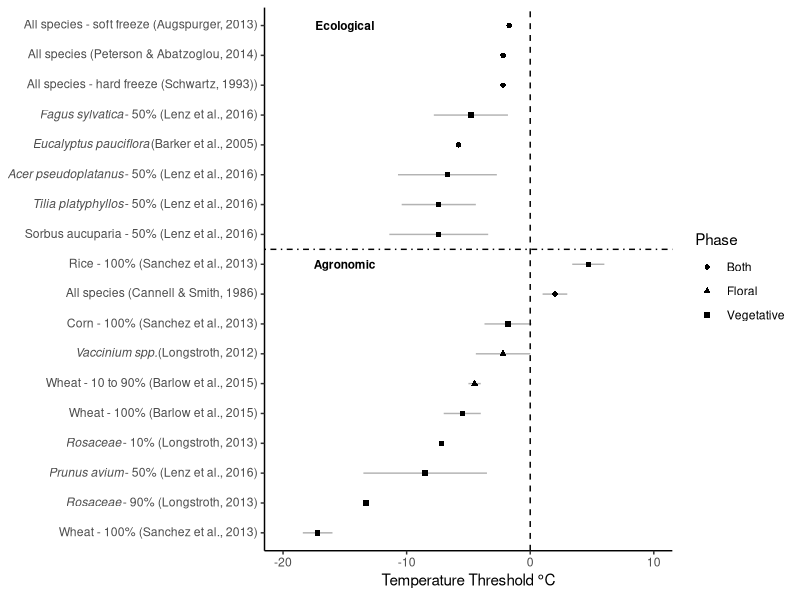

Source code (R):
## Updating format of Temperature Table

## 30 October 2017

# Clear workspace
rm(list=ls()) # remove everything currently held in the R memory
options(stringsAsFactors=FALSE)
graphics.off()

# Load libraries
library(ggplot2)

## Let's make the data...
d<- data.frame(study=c("Sorbus aucuparia - 50% (Lenz et al., 2016)", "Prunus avium - 50% (Lenz et al., 2016)", "Tilia platyphyllos - 50% (Lenz et al., 2016)", 
                       "Acer pseudoplatanus - 50% (Lenz et al., 2016)", "Fagus sylvatica - 50% (Lenz et al., 2016)", "All species - hard freeze (Schwartz, 1993))", 
                       "All species - soft freeze (Augspurger, 2013)", "Eucalyptus pauciflora (Barker et al., 2005)", "All species (Peterson & Abatzoglou, 2014)",
                       "All species (Cannell & Smith, 1986)", "Vaccinium spp. (Longstroth, 2012)", "Rosaceae - 10% (Longstroth, 2013)", "Rosaceae - 90% (Longstroth, 2013)",
                       "Wheat - 10 to 90% (Barlow et al., 2015)", "Wheat - 100% (Barlow et al., 2015)", "Rice - 100% (Sanchez et al., 2013)", "Corn - 100% (Sanchez et al., 2013)", "Wheat - 100% (Sanchez et al., 2013)"), 
               Phase=c("Vegetative", "Vegetative", "Vegetative", "Vegetative", "Vegetative", "Both", "Both", "Both", "Both", "Both",
                       "Floral", "Vegetative", "Vegetative", "Floral", "Vegetative", "Vegetative", "Vegetative", "Vegetative"),
               Sector=c("Ecological", "Agronomic", "Ecological", "Ecological", "Ecological", "Ecological",
                        "Ecological", "Ecological", "Ecological", "Agronomic", "Agronomic", "Agronomic", "Agronomic",
                        "Agronomic", "Agronomic", "Agronomic", "Agronomic", "Agronomic"),
               temperature=c(-7.4, -8.5, -7.4, -6.7, -4.8, -2.2, -1.7, -5.8, -2.2, 2, -2.2, -7.2, -13.3, -4.5,
                             -5.5, 4.7, -1.8, -17.2),
               sd=c(4, 5, 3, 4, 3, 0, 0, 0, 0, 1, 2.2, 0, 0, 0.5, 1.5, 1.3, 1.9, 1.2))


d$alph<-ifelse(d$Sector=="Agronomic", 1, 2)
d$dataset<-reorder(d$study, d$alph)
d$dataset <- factor(d$dataset, levels = d$dataset[order(d$Sector, d$temperature)])
my.xlab = expression(paste("Temperature Threshold ", degree,"C"))
temp<-ggplot(d, aes(x=dataset, y=temperature)) + 
  geom_linerange(aes(ymin=temperature-sd, ymax=temperature+sd), alpha=0.3) + 
  geom_point(aes(shape=Phase)) + ylab(my.xlab) + theme(axis.title.y=element_blank()) +
  geom_hline(yintercept=0, linetype=2) + geom_vline(xintercept = 10.5, linetype=4) +
  annotate("text", y=-15, x= 10, label="Agronomic", family="Helvetica", size=3, fontface="bold") +
  annotate("text", y=-15, x= 18, label="Ecological", family="Helvetica", size=3, fontface="bold") +
  theme(panel.grid.major = element_blank(), panel.grid.minor = element_blank(), 
        panel.background = element_blank(), 
        axis.line = element_line(colour = "black"), legend.key=element_blank(), plot.title = element_text(family="Helvetica")) + 
  ylim(c(-20, 10))

temp<- temp + scale_x_discrete(labels=c("All species - soft freeze (Augspurger, 2013)"="All species - soft freeze (Augspurger, 2013)",
                                        "All species (Peterson & Abatzoglou, 2014)"="All species (Peterson & Abatzoglou, 2014)",
                                        "All species - hard freeze (Schwartz, 1993))"="All species - hard freeze (Schwartz, 1993))",
                                        "Fagus sylvatica - 50% (Lenz et al., 2016)" = expression(paste(italic("Fagus sylvatica"),  "- 50% (Lenz et al., 2016)")),
                                        "Eucalyptus pauciflora (Barker et al., 2005)"=expression(paste(italic("Eucalyptus pauciflora"), "(Barker et al., 2005)")),
                                        "Acer pseudoplatanus - 50% (Lenz et al., 2016)"=expression(paste(italic("Acer pseudoplatanus"), "- 50% (Lenz et al., 2016)")),
                                        "Tilia platyphyllos - 50% (Lenz et al., 2016)"=expression(paste(italic("Tilia platyphyllos"), "- 50% (Lenz et al., 2016)")),
                                        "Sorbus aucuparia - 50% (Lenz et al., 2016"=expression(paste(italic("Sorbus aucuparia"), "- 50% (Lenz et al., 2016")),
                                        "Prunus avium - 50% (Lenz et al., 2016)"=expression(paste(italic("Prunus avium"), "- 50% (Lenz et al., 2016)")),
                                        "Rice - 100% (Sanchez et al., 2013)"="Rice - 100% (Sanchez et al., 2013)",
                                        "All species (Cannell & Smith, 1986)"="All species (Cannell & Smith, 1986)",
                                        "Corn - 100% (Sanchez et al., 2013)"="Corn - 100% (Sanchez et al., 2013)",
                                        "Vaccinium spp. (Longstroth, 2012)"=expression(paste(italic("Vaccinium spp."), "(Longstroth, 2012)")),
                                        "Wheat - 10 to 90% (Barlow et al., 2015)"="Wheat - 10 to 90% (Barlow et al., 2015)",
                                        "Wheat - 100% (Barlow et al., 2015)"="Wheat - 100% (Barlow et al., 2015)",
                                        "Rosaceae - 10% (Longstroth, 2013)"=expression(paste(italic("Rosaceae"), "- 10% (Longstroth, 2013)")),
                                        "Rosaceae - 90% (Longstroth, 2013)"=expression(paste(italic("Rosaceae"), "- 90% (Longstroth, 2013)")),
                                        "Wheat - 100% (Sanchez et al., 2013)"="Wheat - 100% (Sanchez et al., 2013)"))
temp<-temp +coord_flip() #+ ggtitle("Descrepancies in Defining \nFalse Spring Temperatures")
quartz()
plot(temp)


